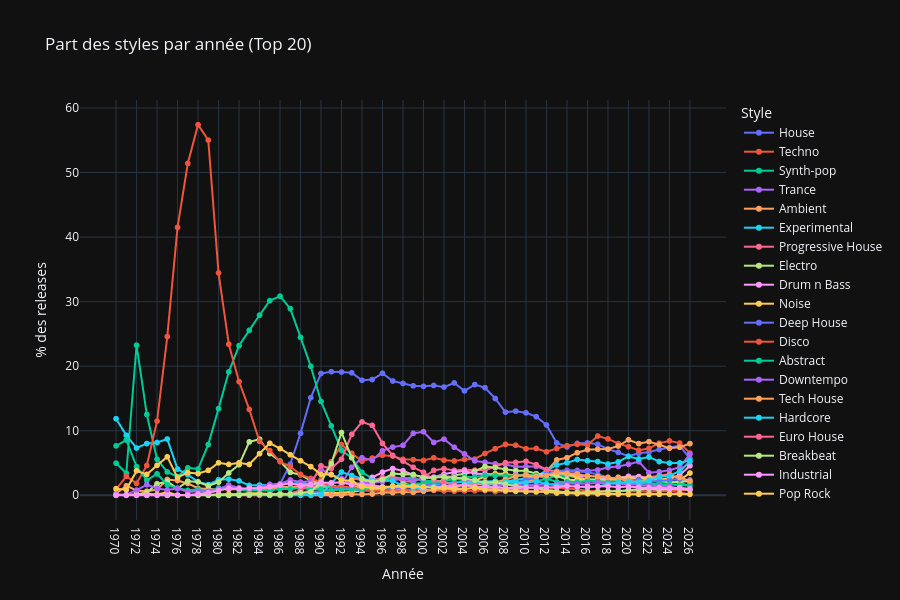

Here is the notebook cell this chart was saved with:
### Markdown cell above
**Ce que fait la cellule suivante** : Pour les styles affichés (Top N), calculer leur **part dans la production de chaque `TIME_LABEL`** (% du total du corpus sur la période). Chaque courbe représente l'histoire d'un style dans le temps.

**Ce qu'on cherche à lire** :
- Les *"vagues"* stylistiques — un style qui monte fort puis redescend a eu une ère précise

&nbsp;

> **Notes**  :
> - Montée de la Trance dans les années 2000;
> - Permanence de la House sur toute la période;
> - Emergence de nouveaux sous-genres/styles (Dubstep, Minimal, UK Garage) dans les années 2010;
> - Style Trance dans les années 2000, Minimal dans les années 2010).
> - Un Style à courbe plate et haute est un pilier permanent (ex. House).
> - Un style qui monte en fin de graphique est un style en croissance.

### Code cell
# ── Cycle de vie des styles — part de chaque style par unité temporelle (%) ─────────────────────────────────────────────────
# ── Vue style_first uniquement ─────────────────────────────────────────────────
style_counts = work["style_first"].value_counts()
all_styles = [s for s in ELECTRONIC_STYLES if s in style_counts.index]
n_lines = min(TOP_STYLES_N, len(all_styles)) if TOP_STYLES_N is not None else len(all_styles)
top_line_styles = style_counts.head(n_lines).index.tolist()

work_t = work.dropna(subset=["time_agg"]).copy()
work_t["time_agg"] = work_t["time_agg"].astype(str)
work_t = work_t[work_t["style_first"].isin(top_line_styles)]

# ── Dénominateur = total des releases du corpus (pas seulement Top N styles) ─────────────────────────────────────────────────
time_total = (
    work.dropna(subset=["time_agg"])
    .assign(time_agg=lambda df: df["time_agg"].astype(str))
    .groupby("time_agg")
    .size()
)
style_time = (
    work_t.groupby(["time_agg", "style_first"])
    .size()
    .unstack(fill_value=0)
)
style_time_pct = (style_time.div(time_total, axis=0) * 100).round(2)

style_time_long = (
    style_time_pct
    .sort_index()
    .reset_index()
    .melt(id_vars="time_agg", var_name="style_first", value_name="pct")
)

# ── Vue lisible : top N styles uniquement ─────────────────────────────────────────────────
fig_lifecycle_top = px.line(
    style_time_long,
    x="time_agg", y="pct", color="style_first",
    markers=True,
    title=(
        f"Part des styles par {TIME_LABEL.lower()} (Top {len(top_line_styles)})"
    ),
    labels={"time_agg": TIME_LABEL, "pct": "% des releases", "style_first": "Style"},
    template=THEME,
    height=600,
    category_orders={"style_first": top_line_styles},
)
fig_lifecycle_top.update_layout(
    legend_title="Style",
    xaxis={"categoryorder": "category ascending"},
)
fig_lifecycle_top.show()

### Figure 1 — Plotly figure (JSON) as saved in the notebook; plotly's stock layout.template omitted (floating-point values rounded to 4 significant figures)
{"data": [{"hovertemplate": "Style=House<br>Année=%{x}<br>% des releases=%{y}<extra></extra>", "legendgroup": "House", "line": {"color": "#636efa", "dash": "solid"}, "marker": {"symbol": "circle"}, "mode": "lines+markers", "name": "House", "showlegend": true, "type": "scattergl", "x": ["1970", "1971", "1972", "1973", "1974", "1975", "1976", "1977", "1978", "1979", "1980", "1981", "1982", "1983", "1984", "1985", "1986", "1987", "1988", "1989", "1990", "1991", "1992", "1993", "1994", "1995", "1996", "1997", "1998", "1999", "2000", "2001", "2002", "2003", "2004", "2005", "2006", "2007", "2008", "2009", "2010", "2011", "2012", "2013", "2014", "2015", "2016", "2017", "2018", "2019", "2020", "2021", "2022", "2023", "2024", "2025", "2026"], "xaxis": "x", "y": [0.0, 0.0, 0.0, 0.0, 0.0, 0.0, 0.0, 0.0, 0.0, 0.0, 0.0, 0.0, 0.0, 0.0, 0.07, 0.29, 1.73, 4.82, 9.59, 15.12, 18.86, 19.14, 19.09, 18.97, 17.81, 17.93, 18.89, 17.7, 17.32, 16.95, 16.87, 17.01, 16.76, 17.4, 16.16, 17.15, 16.66, 14.99, 12.87, 13.03, 12.77, 12.18, 10.89, 8.1, 7.48, 8.03, 8.11, 7.9, 7.15, 6.64, 6.06, 6.49, 6.69, 7.09, 7.39, 7.69, 5.67], "yaxis": "y"}, {"hovertemplate": "Style=Techno<br>Année=%{x}<br>% des releases=%{y}<extra></extra>", "legendgroup": "Techno", "line": {"color": "#EF553B", "dash": "solid"}, "marker": {"symbol": "circle"}, "mode": "lines+markers", "name": "Techno", "showlegend": true, "type": "scattergl", "x": ["1970", "1971", "1972", "1973", "1974", "1975", "1976", "1977", "1978", "1979", "1980", "1981", "1982", "1983", "1984", "1985", "1986", "1987", "1988", "1989", "1990", "1991", "1992", "1993", "1994", "1995", "1996", "1997", "1998", "1999", "2000", "2001", "2002", "2003", "2004", "2005", "2006", "2007", "2008", "2009", "2010", "2011", "2012", "2013", "2014", "2015", "2016", "2017", "2018", "2019", "2020", "2021", "2022", "2023", "2024", "2025", "2026"], "xaxis": "x", "y": [0.0, 0.0, 0.0, 0.0, 0.06, 0.0, 0.0, 0.0, 0.0, 0.0, 0.01, 0.02, 0.04, 0.04, 0.04, 0.04, 0.1, 0.17, 0.27, 0.82, 2.4, 5.2, 7.85, 6.5, 5.27, 5.76, 6.2, 6.06, 5.57, 5.51, 5.39, 5.8, 5.44, 5.31, 5.55, 5.6, 6.47, 7.21, 7.88, 7.75, 7.2, 7.25, 6.73, 7.24, 7.68, 7.89, 7.77, 9.17, 8.73, 8.01, 7.53, 6.96, 7.26, 8.07, 8.41, 8.09, 6.53], "yaxis": "y"}, {"hovertemplate": "Style=Synth-pop<br>Année=%{x}<br>% des releases=%{y}<extra></extra>", "legendgroup": "Synth-pop", "line": {"color": "#00cc96", "dash": "solid"}, "marker": {"symbol": "circle"}, "mode": "lines+markers", "name": "Synth-pop", "showlegend": true, "type": "scattergl", "x": ["1970", "1971", "1972", "1973", "1974", "1975", "1976", "1977", "1978", "1979", "1980", "1981", "1982", "1983", "1984", "1985", "1986", "1987", "1988", "1989", "1990", "1991", "1992", "1993", "1994", "1995", "1996", "1997", "1998", "1999", "2000", "2001", "2002", "2003", "2004", "2005", "2006", "2007", "2008", "2009", "2010", "2011", "2012", "2013", "2014", "2015", "2016", "2017", "2018", "2019", "2020", "2021", "2022", "2023", "2024", "2025", "2026"], "xaxis": "x", "y": [4.97, 3.42, 23.25, 12.51, 5.58, 3.61, 2.88, 4.25, 4.07, 7.86, 13.42, 19.11, 23.17, 25.56, 27.9, 30.15, 30.84, 28.92, 24.48, 19.97, 14.54, 10.75, 6.95, 5.8, 3.54, 2.61, 2.24, 2.79, 2.62, 2.76, 2.16, 2.28, 2.14, 2.58, 2.3, 2.19, 2.09, 1.94, 1.72, 2.11, 2.02, 2.17, 2.53, 3.07, 2.98, 2.8, 2.29, 2.18, 2.04, 1.92, 1.94, 2.11, 2.21, 2.08, 2.0, 1.97, 1.4], "yaxis": "y"}, {"hovertemplate": "Style=Trance<br>Année=%{x}<br>% des releases=%{y}<extra></extra>", "legendgroup": "Trance", "line": {"color": "#ab63fa", "dash": "solid"}, "marker": {"symbol": "circle"}, "mode": "lines+markers", "name": "Trance", "showlegend": true, "type": "scattergl", "x": ["1970", "1971", "1972", "1973", "1974", "1975", "1976", "1977", "1978", "1979", "1980", "1981", "1982", "1983", "1984", "1985", "1986", "1987", "1988", "1989", "1990", "1991", "1992", "1993", "1994", "1995", "1996", "1997", "1998", "1999", "2000", "2001", "2002", "2003", "2004", "2005", "2006", "2007", "2008", "2009", "2010", "2011", "2012", "2013", "2014", "2015", "2016", "2017", "2018", "2019", "2020", "2021", "2022", "2023", "2024", "2025", "2026"], "xaxis": "x", "y": [0.0, 0.0, 0.0, 0.0, 0.06, 0.0, 0.0, 0.0, 0.0, 0.01, 0.0, 0.0, 0.0, 0.0, 0.0, 0.0, 0.0, 0.0, 0.01, 0.04, 0.24, 0.51, 1.79, 4.34, 5.81, 5.4, 6.89, 7.46, 7.73, 9.59, 9.84, 8.18, 8.69, 7.44, 6.4, 5.32, 5.1, 4.87, 4.77, 4.42, 4.42, 4.48, 3.91, 3.75, 3.87, 3.84, 3.8, 3.91, 4.31, 4.46, 4.79, 5.21, 3.48, 3.63, 3.87, 4.35, 6.36], "yaxis": "y"}, {"hovertemplate": "Style=Ambient<br>Année=%{x}<br>% des releases=%{y}<extra></extra>", "legendgroup": "Ambient", "line": {"color": "#FFA15A", "dash": "solid"}, "marker": {"symbol": "circle"}, "mode": "lines+markers", "name": "Ambient", "showlegend": true, "type": "scattergl", "x": ["1970", "1971", "1972", "1973", "1974", "1975", "1976", "1977", "1978", "1979", "1980", "1981", "1982", "1983", "1984", "1985", "1986", "1987", "1988", "1989", "1990", "1991", "1992", "1993", "1994", "1995", "1996", "1997", "1998", "1999", "2000", "2001", "2002", "2003", "2004", "2005", "2006", "2007", "2008", "2009", "2010", "2011", "2012", "2013", "2014", "2015", "2016", "2017", "2018", "2019", "2020", "2021", "2022", "2023", "2024", "2025", "2026"], "xaxis": "x", "y": [0.26, 1.47, 0.73, 0.61, 0.88, 2.44, 2.28, 1.83, 1.07, 0.97, 0.94, 0.91, 0.95, 0.89, 0.91, 0.98, 1.32, 1.26, 1.29, 1.17, 1.26, 1.34, 1.27, 1.23, 1.34, 1.21, 1.15, 1.19, 1.16, 1.29, 1.24, 1.28, 1.4, 1.53, 1.6, 1.79, 1.65, 1.69, 1.58, 1.75, 1.99, 2.6, 3.71, 5.47, 5.81, 6.58, 7.06, 7.13, 7.15, 7.63, 8.58, 8.0, 8.3, 7.82, 7.29, 7.44, 8.0], "yaxis": "y"}, {"hovertemplate": "Style=Experimental<br>Année=%{x}<br>% des releases=%{y}<extra></extra>", "legendgroup": "Experimental", "line": {"color": "#19d3f3", "dash": "solid"}, "marker": {"symbol": "circle"}, "mode": "lines+markers", "name": "Experimental", "showlegend": true, "type": "scattergl", "x": ["1970", "1971", "1972", "1973", "1974", "1975", "1976", "1977", "1978", "1979", "1980", "1981", "1982", "1983", "1984", "1985", "1986", "1987", "1988", "1989", "1990", "1991", "1992", "1993", "1994", "1995", "1996", "1997", "1998", "1999", "2000", "2001", "2002", "2003", "2004", "2005", "2006", "2007", "2008", "2009", "2010", "2011", "2012", "2013", "2014", "2015", "2016", "2017", "2018", "2019", "2020", "2021", "2022", "2023", "2024", "2025", "2026"], "xaxis": "x", "y": [11.86, 9.28, 7.32, 8.01, 8.17, 8.71, 4.05, 3.17, 2.09, 1.64, 2.4, 2.5, 2.22, 1.52, 1.58, 1.57, 1.74, 1.81, 1.86, 1.73, 1.62, 1.38, 1.12, 1.08, 1.18, 0.98, 1.04, 1.17, 1.42, 1.49, 1.48, 1.62, 1.87, 1.96, 2.1, 2.08, 2.13, 2.19, 2.13, 2.39, 2.62, 2.89, 3.85, 4.69, 5.02, 5.54, 5.35, 5.22, 4.83, 5.17, 6.02, 5.62, 5.92, 5.22, 4.98, 5.01, 5.4], "yaxis": "y"}, {"hovertemplate": "Style=Progressive House<br>Année=%{x}<br>% des releases=%{y}<extra></extra>", "legendgroup": "Progressive House", "line": {"color": "#FF6692", "dash": "solid"}, "marker": {"symbol": "circle"}, "mode": "lines+markers", "name": "Progressive House", "showlegend": true, "type": "scattergl", "x": ["1970", "1971", "1972", "1973", "1974", "1975", "1976", "1977", "1978", "1979", "1980", "1981", "1982", "1983", "1984", "1985", "1986", "1987", "1988", "1989", "1990", "1991", "1992", "1993", "1994", "1995", "1996", "1997", "1998", "1999", "2000", "2001", "2002", "2003", "2004", "2005", "2006", "2007", "2008", "2009", "2010", "2011", "2012", "2013", "2014", "2015", "2016", "2017", "2018", "2019", "2020", "2021", "2022", "2023", "2024", "2025", "2026"], "xaxis": "x", "y": [0.0, 0.0, 0.0, 0.0, 0.0, 0.0, 0.0, 0.0, 0.0, 0.0, 0.0, 0.0, 0.0, 0.0, 0.0, 0.0, 0.0, 0.0, 0.0, 0.04, 0.13, 0.39, 1.47, 2.64, 2.35, 2.22, 2.75, 2.84, 2.16, 2.09, 2.75, 3.86, 4.11, 3.85, 3.95, 3.89, 3.9, 4.4, 5.05, 5.09, 5.26, 4.74, 3.99, 3.59, 3.54, 3.0, 2.4, 2.49, 2.55, 2.76, 2.9, 2.87, 2.77, 3.04, 3.26, 2.49, 1.96], "yaxis": "y"}, {"hovertemplate": "Style=Electro<br>Année=%{x}<br>% des releases=%{y}<extra></extra>", "legendgroup": "Electro", "line": {"color": "#B6E880", "dash": "solid"}, "marker": {"symbol": "circle"}, "mode": "lines+markers", "name": "Electro", "showlegend": true, "type": "scattergl", "x": ["1970", "1971", "1972", "1973", "1974", "1975", "1976", "1977", "1978", "1979", "1980", "1981", "1982", "1983", "1984", "1985", "1986", "1987", "1988", "1989", "1990", "1991", "1992", "1993", "1994", "1995", "1996", "1997", "1998", "1999", "2000", "2001", "2002", "2003", "2004", "2005", "2006", "2007", "2008", "2009", "2010", "2011", "2012", "2013", "2014", "2015", "2016", "2017", "2018", "2019", "2020", "2021", "2022", "2023", "2024", "2025", "2026"], "xaxis": "x", "y": [0.13, 0.0, 0.12, 0.43, 1.77, 2.14, 1.04, 2.18, 2.06, 1.44, 2.03, 3.45, 4.73, 8.27, 8.68, 6.47, 5.29, 3.55, 3.16, 2.27, 1.7, 1.63, 1.11, 1.15, 0.81, 0.89, 1.03, 1.26, 1.78, 1.59, 1.61, 1.89, 2.38, 3.1, 3.31, 3.7, 4.46, 4.28, 4.02, 3.81, 3.78, 3.35, 3.2, 2.99, 2.44, 2.32, 2.45, 2.46, 2.39, 2.41, 2.5, 2.33, 2.44, 2.35, 2.0, 2.08, 2.21], "yaxis": "y"}, {"hovertemplate": "Style=Drum n Bass<br>Année=%{x}<br>% des releases=%{y}<extra></extra>", "legendgroup": "Drum n Bass", "line": {"color": "#FF97FF", "dash": "solid"}, "marker": {"symbol": "circle"}, "mode": "lines+markers", "name": "Drum n Bass", "showlegend": true, "type": "scattergl", "x": ["1970", "1971", "1972", "1973", "1974", "1975", "1976", "1977", "1978", "1979", "1980", "1981", "1982", "1983", "1984", "1985", "1986", "1987", "1988", "1989", "1990", "1991", "1992", "1993", "1994", "1995", "1996", "1997", "1998", "1999", "2000", "2001", "2002", "2003", "2004", "2005", "2006", "2007", "2008", "2009", "2010", "2011", "2012", "2013", "2014", "2015", "2016", "2017", "2018", "2019", "2020", "2021", "2022", "2023", "2024", "2025", "2026"], "xaxis": "x", "y": [0.0, 0.0, 0.0, 0.0, 0.0, 0.0, 0.0, 0.0, 0.0, 0.0, 0.0, 0.0, 0.0, 0.0, 0.0, 0.0, 0.0, 0.0, 0.0, 0.0, 0.0, 0.0, 0.0, 0.22, 1.76, 2.77, 3.58, 4.13, 3.79, 3.16, 2.84, 2.82, 3.26, 3.59, 3.75, 3.34, 3.29, 3.25, 3.0, 3.19, 3.06, 3.06, 3.26, 3.41, 3.27, 2.99, 3.0, 2.88, 2.55, 2.69, 2.92, 2.89, 2.6, 2.4, 2.64, 3.12, 4.57], "yaxis": "y"}, {"hovertemplate": "Style=Noise<br>Année=%{x}<br>% des releases=%{y}<extra></extra>", "legendgroup": "Noise", "line": {"color": "#FECB52", "dash": "solid"}, "marker": {"symbol": "circle"}, "mode": "lines+markers", "name": "Noise", "showlegend": true, "type": "scattergl", "x": ["1970", "1971", "1972", "1973", "1974", "1975", "1976", "1977", "1978", "1979", "1980", "1981", "1982", "1983", "1984", "1985", "1986", "1987", "1988", "1989", "1990", "1991", "1992", "1993", "1994", "1995", "1996", "1997", "1998", "1999", "2000", "2001", "2002", "2003", "2004", "2005", "2006", "2007", "2008", "2009", "2010", "2011", "2012", "2013", "2014", "2015", "2016", "2017", "2018", "2019", "2020", "2021", "2022", "2023", "2024", "2025", "2026"], "xaxis": "x", "y": [0.0, 0.0, 0.18, 0.24, 0.11, 0.49, 0.0, 0.06, 0.04, 0.05, 0.14, 0.18, 0.18, 0.31, 0.31, 0.19, 0.23, 0.21, 0.24, 0.29, 0.36, 0.32, 0.39, 0.56, 0.72, 0.88, 0.95, 0.85, 0.88, 0.79, 0.79, 0.8, 0.97, 1.2, 1.66, 2.21, 2.94, 3.34, 3.32, 3.0, 3.06, 2.81, 3.24, 3.43, 3.31, 2.67, 2.42, 2.17, 2.29, 2.78, 2.62, 2.53, 2.81, 2.45, 2.51, 2.37, 3.44], "yaxis": "y"}, {"hovertemplate": "Style=Deep House<br>Année=%{x}<br>% des releases=%{y}<extra></extra>", "legendgroup": "Deep House", "line": {"color": "#636efa", "dash": "solid"}, "marker": {"symbol": "circle"}, "mode": "lines+markers", "name": "Deep House", "showlegend": true, "type": "scattergl", "x": ["1970", "1971", "1972", "1973", "1974", "1975", "1976", "1977", "1978", "1979", "1980", "1981", "1982", "1983", "1984", "1985", "1986", "1987", "1988", "1989", "1990", "1991", "1992", "1993", "1994", "1995", "1996", "1997", "1998", "1999", "2000", "2001", "2002", "2003", "2004", "2005", "2006", "2007", "2008", "2009", "2010", "2011", "2012", "2013", "2014", "2015", "2016", "2017", "2018", "2019", "2020", "2021", "2022", "2023", "2024", "2025", "2026"], "xaxis": "x", "y": [0.0, 0.0, 0.0, 0.0, 0.0, 0.0, 0.0, 0.0, 0.0, 0.0, 0.0, 0.0, 0.0, 0.0, 0.0, 0.0, 0.03, 0.1, 0.15, 0.47, 0.61, 0.75, 1.17, 0.9, 0.75, 0.64, 0.76, 1.04, 1.18, 1.27, 1.54, 1.83, 1.89, 1.68, 1.47, 1.44, 1.22, 1.31, 1.75, 1.9, 2.41, 2.66, 3.24, 3.74, 3.76, 3.68, 3.58, 3.23, 2.78, 2.59, 2.25, 2.44, 2.1, 2.23, 2.33, 2.51, 2.38], "yaxis": "y"}, {"hovertemplate": "Style=Disco<br>Année=%{x}<br>% des releases=%{y}<extra></extra>", "legendgroup": "Disco", "line": {"color": "#EF553B", "dash": "solid"}, "marker": {"symbol": "circle"}, "mode": "lines+markers", "name": "Disco", "showlegend": true, "type": "scattergl", "x": ["1970", "1971", "1972", "1973", "1974", "1975", "1976", "1977", "1978", "1979", "1980", "1981", "1982", "1983", "1984", "1985", "1986", "1987", "1988", "1989", "1990", "1991", "1992", "1993", "1994", "1995", "1996", "1997", "1998", "1999", "2000", "2001", "2002", "2003", "2004", "2005", "2006", "2007", "2008", "2009", "2010", "2011", "2012", "2013", "2014", "2015", "2016", "2017", "2018", "2019", "2020", "2021", "2022", "2023", "2024", "2025", "2026"], "xaxis": "x", "y": [0.89, 2.93, 1.83, 4.61, 11.49, 24.59, 41.5, 51.41, 57.4, 55.02, 34.44, 23.39, 17.61, 13.3, 8.35, 6.93, 5.22, 4.43, 3.22, 2.6, 1.99, 1.39, 1.29, 1.26, 0.85, 0.72, 0.72, 0.72, 0.75, 0.86, 0.62, 0.75, 0.66, 0.61, 0.67, 0.69, 0.72, 0.57, 0.6, 0.61, 0.69, 0.6, 0.74, 1.16, 1.03, 0.92, 0.7, 0.65, 0.67, 0.7, 0.62, 0.58, 0.61, 0.64, 0.6, 0.75, 0.83], "yaxis": "y"}, {"hovertemplate": "Style=Abstract<br>Année=%{x}<br>% des releases=%{y}<extra></extra>", "legendgroup": "Abstract", "line": {"color": "#00cc96", "dash": "solid"}, "marker": {"symbol": "circle"}, "mode": "lines+markers", "name": "Abstract", "showlegend": true, "type": "scattergl", "x": ["1970", "1971", "1972", "1973", "1974", "1975", "1976", "1977", "1978", "1979", "1980", "1981", "1982", "1983", "1984", "1985", "1986", "1987", "1988", "1989", "1990", "1991", "1992", "1993", "1994", "1995", "1996", "1997", "1998", "1999", "2000", "2001", "2002", "2003", "2004", "2005", "2006", "2007", "2008", "2009", "2010", "2011", "2012", "2013", "2014", "2015", "2016", "2017", "2018", "2019", "2020", "2021", "2022", "2023", "2024", "2025", "2026"], "xaxis": "x", "y": [7.65, 8.55, 4.45, 2.31, 3.31, 1.62, 1.11, 0.76, 0.93, 0.64, 1.13, 1.27, 0.83, 0.73, 0.75, 0.75, 0.98, 0.97, 1.15, 0.92, 0.95, 0.8, 0.86, 0.87, 0.92, 1.12, 1.21, 1.24, 1.43, 1.79, 1.85, 2.04, 2.14, 2.51, 2.84, 2.83, 3.08, 3.05, 3.02, 3.06, 3.22, 3.08, 2.59, 2.06, 2.09, 2.04, 2.24, 2.19, 2.03, 2.04, 1.91, 1.89, 1.86, 1.68, 1.68, 1.56, 1.52], "yaxis": "y"}, {"hovertemplate": "Style=Downtempo<br>Année=%{x}<br>% des releases=%{y}<extra></extra>", "legendgroup": "Downtempo", "line": {"color": "#ab63fa", "dash": "solid"}, "marker": {"symbol": "circle"}, "mode": "lines+markers", "name": "Downtempo", "showlegend": true, "type": "scattergl", "x": ["1970", "1971", "1972", "1973", "1974", "1975", "1976", "1977", "1978", "1979", "1980", "1981", "1982", "1983", "1984", "1985", "1986", "1987", "1988", "1989", "1990", "1991", "1992", "1993", "1994", "1995", "1996", "1997", "1998", "1999", "2000", "2001", "2002", "2003", "2004", "2005", "2006", "2007", "2008", "2009", "2010", "2011", "2012", "2013", "2014", "2015", "2016", "2017", "2018", "2019", "2020", "2021", "2022", "2023", "2024", "2025", "2026"], "xaxis": "x", "y": [0.13, 0.12, 0.79, 1.64, 1.05, 0.81, 1.06, 0.52, 0.62, 0.6, 0.97, 1.58, 1.15, 0.96, 1.26, 1.68, 1.78, 2.37, 2.05, 2.18, 3.99, 3.22, 2.58, 1.78, 1.87, 1.91, 2.11, 2.29, 2.59, 2.34, 2.54, 2.78, 2.97, 2.85, 2.46, 2.13, 2.04, 1.69, 1.65, 1.58, 1.54, 1.6, 1.66, 1.79, 1.82, 1.8, 1.8, 1.92, 1.85, 1.73, 1.68, 1.61, 1.51, 1.4, 1.4, 0.98, 0.93], "yaxis": "y"}, {"hovertemplate": "Style=Tech House<br>Année=%{x}<br>% des releases=%{y}<extra></extra>", "legendgroup": "Tech House", "line": {"color": "#FFA15A", "dash": "solid"}, "marker": {"symbol": "circle"}, "mode": "lines+markers", "name": "Tech House", "showlegend": true, "type": "scattergl", "x": ["1970", "1971", "1972", "1973", "1974", "1975", "1976", "1977", "1978", "1979", "1980", "1981", "1982", "1983", "1984", "1985", "1986", "1987", "1988", "1989", "1990", "1991", "1992", "1993", "1994", "1995", "1996", "1997", "1998", "1999", "2000", "2001", "2002", "2003", "2004", "2005", "2006", "2007", "2008", "2009", "2010", "2011", "2012", "2013", "2014", "2015", "2016", "2017", "2018", "2019", "2020", "2021", "2022", "2023", "2024", "2025", "2026"], "xaxis": "x", "y": [0.0, 0.0, 0.0, 0.0, 0.0, 0.0, 0.0, 0.0, 0.0, 0.0, 0.0, 0.0, 0.0, 0.0, 0.0, 0.0, 0.0, 0.0, 0.0, 0.0, 0.03, 0.08, 0.12, 0.15, 0.14, 0.19, 0.42, 0.4, 0.49, 0.45, 0.63, 0.82, 1.03, 0.89, 0.95, 1.18, 1.36, 1.97, 2.44, 2.96, 3.16, 2.9, 3.05, 3.61, 3.4, 3.3, 2.97, 2.92, 2.77, 2.55, 2.2, 2.03, 2.45, 2.92, 3.1, 2.76, 2.21], "yaxis": "y"}, {"hovertemplate": "Style=Hardcore<br>Année=%{x}<br>% des releases=%{y}<extra></extra>", "legendgroup": "Hardcore", "line": {"color": "#19d3f3", "dash": "solid"}, "marker": {"symbol": "circle"}, "mode": "lines+markers", "name": "Hardcore", "showlegend": true, "type": "scattergl", "x": ["1970", "1971", "1972", "1973", "1974", "1975", "1976", "1977", "1978", "1979", "1980", "1981", "1982", "1983", "1984", "1985", "1986", "1987", "1988", "1989", "1990", "1991", "1992", "1993", "1994", "1995", "1996", "1997", "1998", "1999", "2000", "2001", "2002", "2003", "2004", "2005", "2006", "2007", "2008", "2009", "2010", "2011", "2012", "2013", "2014", "2015", "2016", "2017", "2018", "2019", "2020", "2021", "2022", "2023", "2024", "2025", "2026"], "xaxis": "x", "y": [0.0, 0.0, 0.0, 0.0, 0.0, 0.0, 0.0, 0.0, 0.0, 0.0, 0.0, 0.0, 0.01, 0.01, 0.01, 0.01, 0.02, 0.01, 0.03, 0.0, 0.12, 1.82, 3.59, 3.06, 2.56, 2.28, 2.43, 2.21, 1.49, 1.13, 1.1, 1.34, 1.42, 1.34, 1.71, 2.02, 1.75, 1.87, 2.09, 1.97, 1.93, 2.15, 1.76, 1.54, 1.43, 1.37, 1.2, 1.38, 1.68, 2.01, 2.03, 1.99, 2.26, 2.84, 3.04, 3.74, 5.23], "yaxis": "y"}, {"hovertemplate": "Style=Euro House<br>Année=%{x}<br>% des releases=%{y}<extra></extra>", "legendgroup": "Euro House", "line": {"color": "#FF6692", "dash": "solid"}, "marker": {"symbol": "circle"}, "mode": "lines+markers", "name": "Euro House", "showlegend": true, "type": "scattergl", "x": ["1970", "1971", "1972", "1973", "1974", "1975", "1976", "1977", "1978", "1979", "1980", "1981", "1982", "1983", "1984", "1985", "1986", "1987", "1988", "1989", "1990", "1991", "1992", "1993", "1994", "1995", "1996", "1997", "1998", "1999", "2000", "2001", "2002", "2003", "2004", "2005", "2006", "2007", "2008", "2009", "2010", "2011", "2012", "2013", "2014", "2015", "2016", "2017", "2018", "2019", "2020", "2021", "2022", "2023", "2024", "2025", "2026"], "xaxis": "x", "y": [0.0, 0.0, 0.0, 0.0, 0.0, 0.0, 0.0, 0.0, 0.0, 0.0, 0.0, 0.0, 0.0, 0.01, 0.01, 0.05, 0.07, 0.26, 0.78, 1.78, 4.56, 4.14, 5.58, 9.44, 11.36, 10.82, 8.02, 6.18, 5.29, 4.33, 3.56, 2.38, 1.95, 1.66, 1.53, 1.39, 1.03, 0.91, 0.94, 0.96, 0.75, 0.61, 0.62, 0.49, 0.38, 0.29, 0.36, 0.2, 0.17, 0.14, 0.18, 0.16, 0.25, 0.18, 0.17, 0.37, 0.17], "yaxis": "y"}, {"hovertemplate": "Style=Breakbeat<br>Année=%{x}<br>% des releases=%{y}<extra></extra>", "legendgroup": "Breakbeat", "line": {"color": "#B6E880", "dash": "solid"}, "marker": {"symbol": "circle"}, "mode": "lines+markers", "name": "Breakbeat", "showlegend": true, "type": "scattergl", "x": ["1970", "1971", "1972", "1973", "1974", "1975", "1976", "1977", "1978", "1979", "1980", "1981", "1982", "1983", "1984", "1985", "1986", "1987", "1988", "1989", "1990", "1991", "1992", "1993", "1994", "1995", "1996", "1997", "1998", "1999", "2000", "2001", "2002", "2003", "2004", "2005", "2006", "2007", "2008", "2009", "2010", "2011", "2012", "2013", "2014", "2015", "2016", "2017", "2018", "2019", "2020", "2021", "2022", "2023", "2024", "2025", "2026"], "xaxis": "x", "y": [0.0, 0.0, 0.0, 0.0, 0.0, 0.0, 0.0, 0.0, 0.01, 0.0, 0.01, 0.0, 0.02, 0.09, 0.17, 0.05, 0.13, 0.15, 0.36, 0.51, 2.02, 4.9, 9.72, 5.82, 2.5, 2.05, 2.43, 3.36, 3.26, 3.21, 2.7, 2.73, 2.85, 2.72, 2.6, 2.31, 1.95, 2.02, 1.72, 1.39, 1.17, 1.12, 0.78, 0.6, 0.47, 0.42, 0.49, 0.53, 0.6, 0.62, 0.81, 0.89, 1.0, 0.9, 0.94, 1.02, 0.81], "yaxis": "y"}, {"hovertemplate": "Style=Industrial<br>Année=%{x}<br>% des releases=%{y}<extra></extra>", "legendgroup": "Industrial", "line": {"color": "#FF97FF", "dash": "solid"}, "marker": {"symbol": "circle"}, "mode": "lines+markers", "name": "Industrial", "showlegend": true, "type": "scattergl", "x": ["1970", "1971", "1972", "1973", "1974", "1975", "1976", "1977", "1978", "1979", "1980", "1981", "1982", "1983", "1984", "1985", "1986", "1987", "1988", "1989", "1990", "1991", "1992", "1993", "1994", "1995", "1996", "1997", "1998", "1999", "2000", "2001", "2002", "2003", "2004", "2005", "2006", "2007", "2008", "2009", "2010", "2011", "2012", "2013", "2014", "2015", "2016", "2017", "2018", "2019", "2020", "2021", "2022", "2023", "2024", "2025", "2026"], "xaxis": "x", "y": [0.0, 0.0, 0.0, 0.0, 0.0, 0.0, 0.04, 0.02, 0.2, 0.37, 0.74, 1.06, 0.99, 1.1, 1.09, 1.3, 1.58, 1.86, 1.48, 1.62, 1.95, 1.92, 2.01, 1.62, 1.63, 1.55, 1.31, 1.31, 1.28, 1.38, 1.18, 1.21, 1.32, 1.4, 1.54, 1.3, 1.28, 1.25, 1.16, 1.12, 1.19, 1.2, 1.24, 1.26, 1.44, 1.31, 1.35, 1.35, 1.4, 1.26, 1.34, 1.22, 1.14, 1.16, 1.07, 1.17, 0.98], "yaxis": "y"}, {"hovertemplate": "Style=Pop Rock<br>Année=%{x}<br>% des releases=%{y}<extra></extra>", "legendgroup": "Pop Rock", "line": {"color": "#FECB52", "dash": "solid"}, "marker": {"symbol": "circle"}, "mode": "lines+markers", "name": "Pop Rock", "showlegend": true, "type": "scattergl", "x": ["1970", "1971", "1972", "1973", "1974", "1975", "1976", "1977", "1978", "1979", "1980", "1981", "1982", "1983", "1984", "1985", "1986", "1987", "1988", "1989", "1990", "1991", "1992", "1993", "1994", "1995", "1996", "1997", "1998", "1999", "2000", "2001", "2002", "2003", "2004", "2005", "2006", "2007", "2008", "2009", "2010", "2011", "2012", "2013", "2014", "2015", "2016", "2017", "2018", "2019", "2020", "2021", "2022", "2023", "2024", "2025", "2026"], "xaxis": "x", "y": [1.02, 0.85, 3.78, 3.22, 4.64, 5.95, 2.75, 3.51, 3.36, 3.85, 5.02, 4.78, 5.02, 4.77, 6.45, 8.05, 7.24, 6.27, 5.34, 4.44, 3.23, 3.19, 2.3, 2.29, 1.3, 1.15, 1.14, 1.42, 1.41, 1.43, 1.3, 1.13, 1.16, 1.0, 1.03, 1.12, 0.85, 0.85, 0.73, 0.64, 0.56, 0.52, 0.52, 0.35, 0.35, 0.26, 0.25, 0.23, 0.2, 0.2, 0.13, 0.14, 0.15, 0.15, 0.18, 0.18, 0.15], "yaxis": "y"}], "layout": {"height": 600, "legend": {"title": {"text": "Style"}, "tracegroupgap": 0}, "title": {"text": "Part des styles par année (Top 20)"}, "xaxis": {"anchor": "y", "categoryorder": "category ascending", "domain": [0, 1], "title": {"text": "Année"}}, "yaxis": {"anchor": "x", "domain": [0, 1], "title": {"text": "% des releases"}}}}
